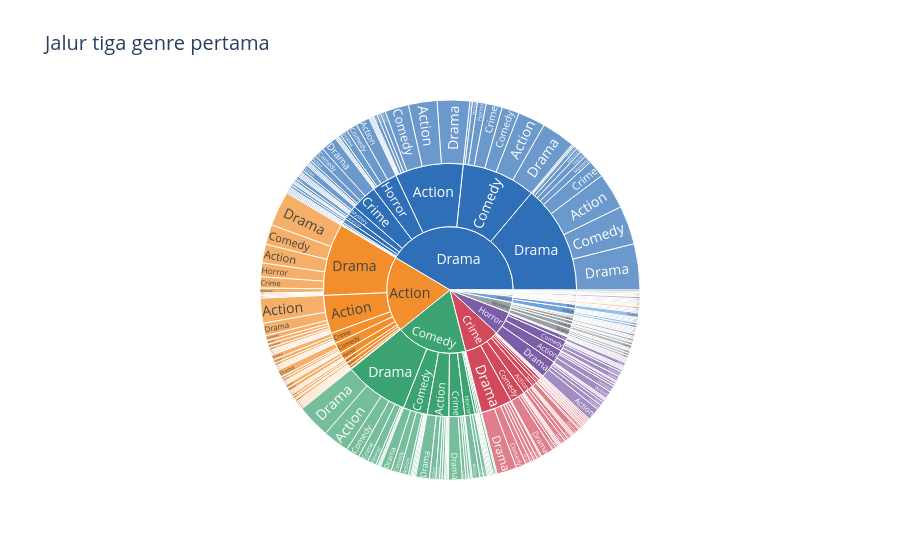

The notebook cell saved with this chart:
### Markdown cell above
## 2. Sunburst jalur
**Kapan dipakai:** jalur bercabang banyak yang ingin dijelajahi sebagai pohon.
**Cara baca:** lingkaran dalam = langkah 1, luar = langkah berikutnya, lebar busur = jumlah
pengguna. Klik sebuah busur untuk memperbesar cabang itu.

### Code cell
fig = px.sunburst(first_steps.dropna(), path=["langkah1", "langkah2", "langkah3"],
                  color_discrete_sequence=PALETTE, title="Jalur tiga genre pertama")
fig.update_layout(font_size=14)
fig.write_html("alur_sunburst.html", include_plotlyjs=True)
fig.show()

### Figure 1 — Plotly figure (JSON) as saved in the notebook; plotly's stock layout.template omitted (floating-point values rounded to 4 significant figures; data arrays with more than 128 entries replaced by an {"elided": "..."} marker saying what was removed)
{"data": [{"branchvalues": "total", "domain": {"x": [0.0, 1.0], "y": [0.0, 1.0]}, "hovertemplate": "labels=%{label}<br>count=%{value}<br>parent=%{parent}<br>id=%{id}<extra></extra>", "ids": {"elided": "322 str values"}, "labels": {"elided": "322 str values"}, "name": "", "parents": {"elided": "322 str values"}, "type": "sunburst", "values": {"elided": "322 int values"}}], "layout": {"font": {"size": 14}, "legend": {"tracegroupgap": 0}, "sunburstcolorway": ["#2E6FB7", "#F28E2B", "#3BA272", "#D1495B", "#7B5EA7", "#9AA0A6"], "title": {"text": "Jalur tiga genre pertama"}}}
